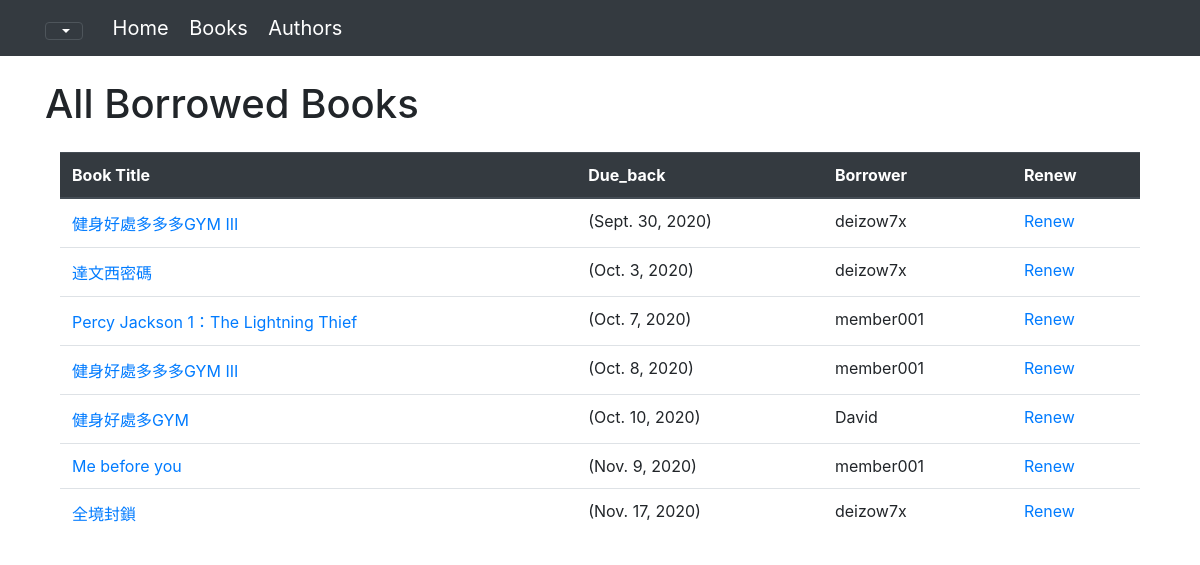
Page /catalog/borrowed/ (signed in) on the committed database.
### catalog/models.py (models this page shows, shortened)
class BookInstance(models.Model):
    id = models.UUIDField(primary_key=True, default=uuid.uuid4,
                          help_text='Unique ID for this particular book across whole library')
    book = models.ForeignKey('Book', on_delete=models.SET_NULL, null=True)
    imprint = models.CharField(max_length=200)
    due_back = models.DateField(null=True, blank=True)
    borrower = models.ForeignKey(User, on_delete=models.SET_NULL, null=True, blank=True)
    LOAN_STATUS = (
        ('m', 'Maintenance'),  # 維護
        ('o', 'On loan'),  # 借出
        ('a', 'Available'),  # 可用
        ('r', 'Reserved'),  # 保留
    )
    status = models.CharField(
        max_length = 1,
        choices = LOAN_STATUS,
        blank = True,
        default = 'm',
        help_text = 'Book availability',
    )
    class Meta:
        ordering = ['due_back']

class Book(models.Model):
    title = models.CharField(max_length=200)
    author = models.ForeignKey('Author', on_delete = models.SET_NULL, null=True)
    summary = models.TextField(max_length=1000, help_text='Enter a brief desription of the book')
    isbn = models.CharField('ISBN', max_length = 13 , help_text='13 Character <a href="https://www.isbn-international.org/content/what-isbn">ISBN number</a>')
    genre = models.ManyToManyField(Genre, help_text= 'Select a genre for this book')
    language = models.ForeignKey('Language', on_delete=models.SET_NULL, null=True)
    def display_genre(self):
        """Create a string for the Genre. This is required to display genre in Admin."""
        return ', '.join(genre.name for genre in self.genre.all()[:3])
    display_genre.short_description = 'Genre'

### catalog/views.py (the view)
# urls.py: path(r'borrowed/', views.LoanedBooksAllListView.as_view(), name='all-borrowed'),
class LoanedBooksAllListView(PermissionRequiredMixin, generic.ListView):
    model = BookInstance
    permission_required = 'catalog.can_mark_returned'
    template_name = 'catalog/bookinstance_list_borrowed_all.html'
    paginate_by = 10
    def get_queryset(self):
        return BookInstance.objects.filter(status__exact='o').order_by('due_back')

### catalog/templates/catalog/bookinstance_list_borrowed_all.html
{% extends "base_generic.html" %}
{% block content %}
<div>
    <h1 class="my-4">All Borrowed Books</h1>
</div>
{% if bookinstance_list %}
<div class="col-12" style="overflow-x: scroll">
    <table class="table">
        <thead class="thead-dark">
        <tr>
            <th>Book Title</th>
            <th>Due_back</th>
            <th>Borrower</th>
            <th>Renew</th>
        </tr>
        </thead>
        <tbody>
        {% for bookinst in bookinstance_list %}
        <tr>
            <td class="{% if bookinst.ist_overdue %}>text-danger{% endif %}">
                <a href="{% url 'book-detail' bookinst.book.pk %}">{{ bookinst.book.title }}</a>
            </td>
            <td>({{ bookinst.due_back }})</td>
            <td>{% if user.is_staff %}{{ bookinst.borrower }}{% endif %}</td>
            <td>{% if perms.catalog.can_mark_returned %}
                <a href="{% url 'renew-book-librarian' bookinst.id %}">Renew</a>{% endif %}
            </td>
        </tr>
        {% endfor %}
        </tbody>
    </table>
</div>
{% else %}
<p>There are no book borrowed.</p>
{% endif %}
{% endblock %}

### rows in the picture
BookInstance: book "健身好處多多多GYM III", due_back "Sept. 30, 2020", borrower "deizow7x"
BookInstance: book "達文西密碼", due_back "Oct. 3, 2020", borrower "deizow7x"
BookInstance: book "Percy Jackson 1：The Lightning Thief", due_back "Oct. 7, 2020", borrower "member001"
BookInstance: book "健身好處多多多GYM III", due_back "Oct. 8, 2020", borrower "member001"
BookInstance: book "健身好處多GYM", due_back "Oct. 10, 2020", borrower "David"
BookInstance: book "Me before you", due_back "Nov. 9, 2020", borrower "member001"
BookInstance: book "全境封鎖", due_back "Nov. 17, 2020", borrower "deizow7x"
